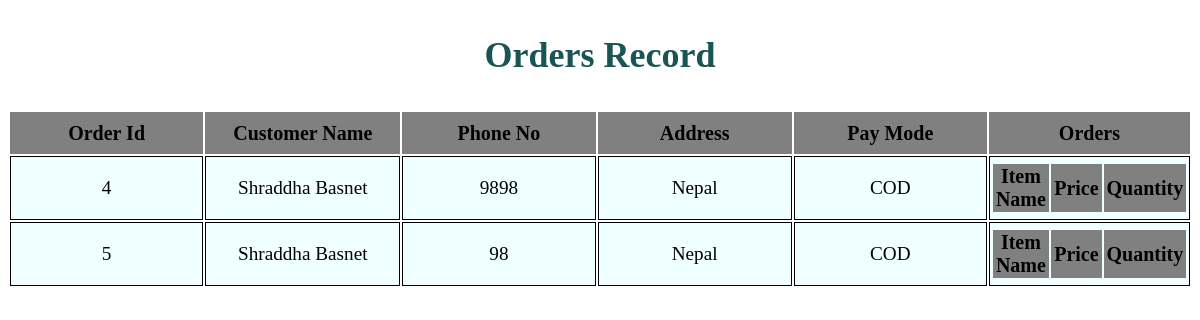
Screenshot of /admin/record.php (signed in) with the database file from the repository.
### tables this page shows
CREATE TABLE `order_manager` (
  `Order_Id` int(100) NOT NULL,
  `Full_Name` text NOT NULL,
  `Phone_No` bigint(100) NOT NULL,
  `Address` varchar(100) NOT NULL,
  `Pay_Mode` varchar(100) NOT NULL,
  `uid` int(11) DEFAULT NULL
);

### admin/record.php (the view, shortened to what this page needs)
<?php
require("conn.php");
?>
<!DOCTYPE html>
<html lang="en">
<head>
</head>
<body>
    <div class="container my-5">
        <div class="row">
            <div class="col-lg-12">
                <h1>Orders Record</h1>
                <table>
                    <thead>
                        <tr>
                            <th>Order Id</th>
                            <th>Customer Name</th>
                            <th>Phone No</th>
                            <th>Address</th>
                            <th>Pay Mode</th>
                            <th>Orders</th>
                        </tr>
                    </thead>
                    <tbody>
                        <?php
                        $query = "SELECT * FROM `order_manager`";
                        $user_result = mysqli_query($conn, $query);
                        while ($user_fetch = mysqli_fetch_assoc($user_result)) {
                            echo "<tr>";
                            echo "<td>{$user_fetch['Order_Id']}</td>";
                            echo "<td>{$user_fetch['Full_Name']}</td>";
                            echo "<td>{$user_fetch['Phone_No']}</td>";
                            echo "<td>{$user_fetch['Address']}</td>";
                            echo "<td>{$user_fetch['Pay_Mode']}</td>";
                            echo "<td>";
                            echo "<table>";
                            echo "<thead>";
                            echo "<tr>";
                            echo "<th>Item Name</th>";
                            echo "<th>Price</th>";
                            echo "<th>Quantity</th>";
                            echo "</tr>";
                            echo "</thead>";
                            echo "</table>";
                            echo "</td>";
                            echo "</tr>";
                        }
                        ?>
                    </tbody>
                </table>
            </div>
        </div>
    </div>
</body>
</html>

### admin/record.php (style rules this page uses)
h1 { font-size: 36px; color: rgb(26, 85, 85); padding: 10px 24px; text-align: center; }
th { font-size: 20px; width: 200px; height: 40px; background-color: grey; }
td { border: 0.5px solid black; height: 60px; font-size: larger; text-align: center; background-color: azure; }

### rows the page displays
order_manager: Order_Id "4", Full_Name "Shraddha Basnet", Phone_No "9898", Address "Nepal", Pay_Mode "COD"
order_manager: Order_Id "5", Full_Name "Shraddha Basnet", Phone_No "98", Address "Nepal", Pay_Mode "COD"
